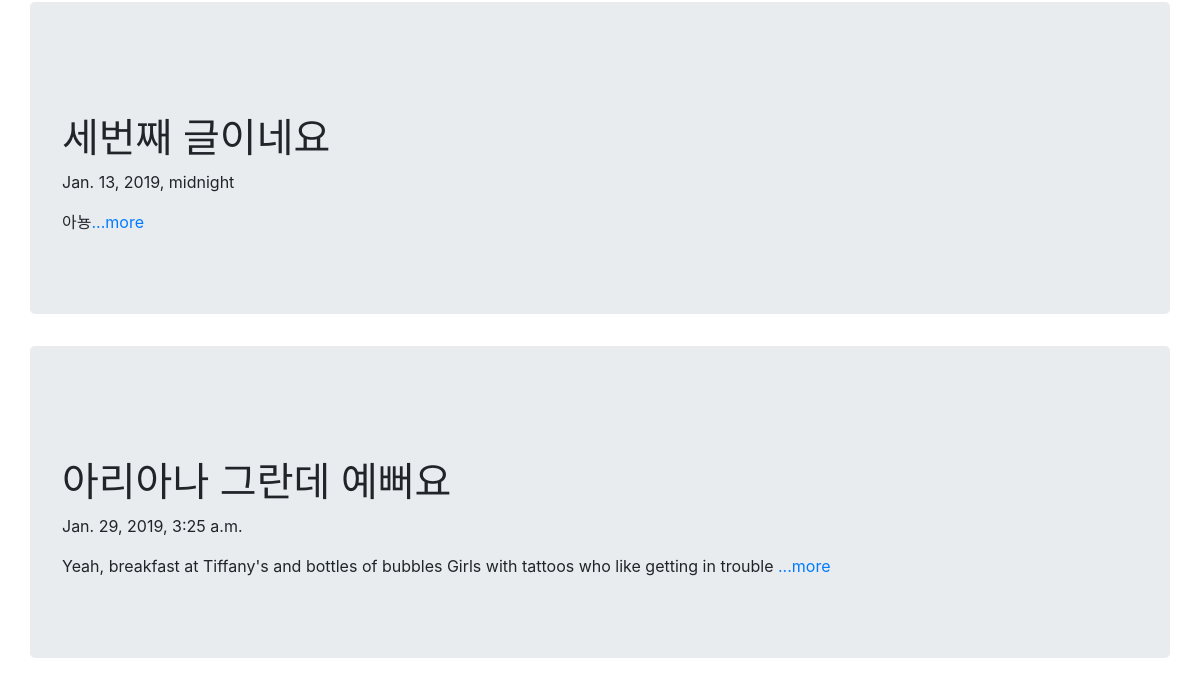
Before: / (lower part) with the older database file.
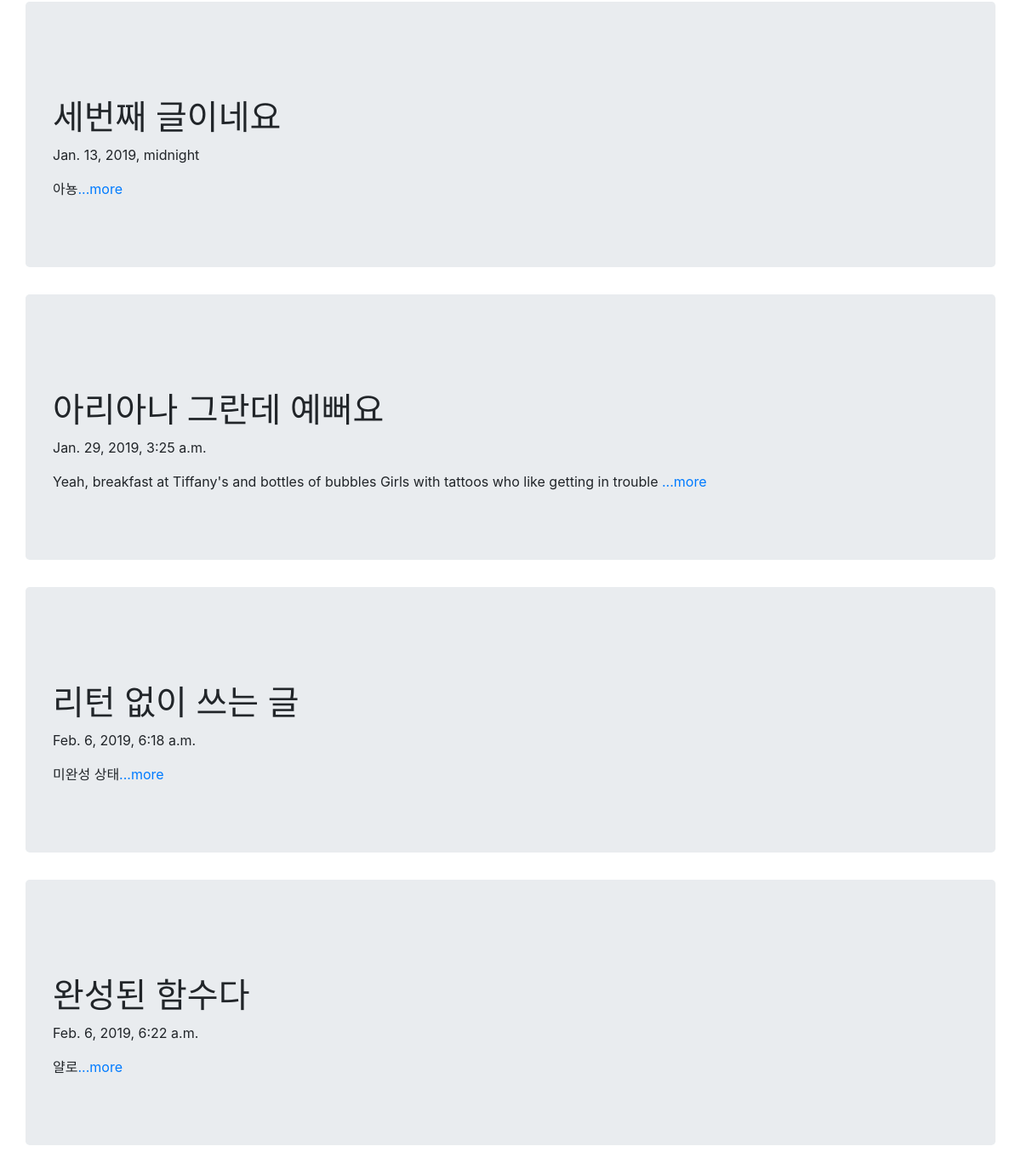
After: the same page with the newer database file.
### blog/models.py (models this page shows, shortened)
class Blog(models.Model):
    title = models.CharField(max_length=200)
    pup_date = models.DateTimeField('date published')
    body = models.TextField()
    def summary(self):
        return self.body[:100]

### blog/views.py (the view)
# urls.py: path('', blog.views.home, name="home"),
def home(request):
    blogs = Blog.objects # 쿼리셋 # 메소드
    return render(request, 'home.html', {'blogs': blogs})

### blog/templates/home.html (shortened to what this page needs)
<head>
    <link rel="stylesheet" href="https://stackpath.bootstrapcdn.com/bootstrap/4.2.1/css/bootstrap.min.css">
</head>
<body>
    {% for blog in blogs.all%}
        <div class="container jumbotron">
        <br><br>
        <h1>{{blog.title}} </h1>
        <p>{{blog.pup_date}} </p>
        <p>{{blog.summary}}<a href="{%url 'detail' blog.id %}">...more</a> </p>
        </div>
    {%endfor%}
</body>

Changed rows visible on the page:
added Blog: title "리턴 없이 쓰는 글", pup_date "Feb. 6, 2019, 6:18 a.m.", summary "미완성 상태"
added Blog: title "완성된 함수다", pup_date "Feb. 6, 2019, 6:22 a.m.", summary "얄로"
